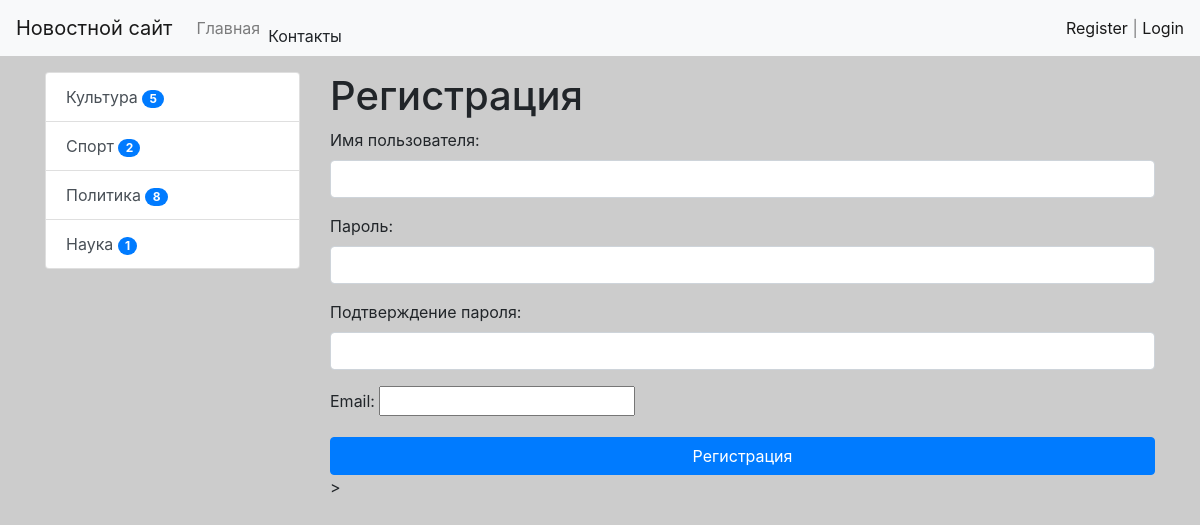
Screenshot of /register/ with the database file from the repository.
### news/models.py (models this page shows, shortened)
class Category(models.Model):
    title = models.CharField(max_length=150, db_index=True, verbose_name='Наименование категории')
    def get_absolute_url(self):
        return reverse('category', kwargs={'category_id': self.pk})
    class Meta:
        verbose_name = 'Категория'
        verbose_name_plural = 'Категории'
        ordering = ['title']

### news/views.py (the view)
# urls.py: path('register/', register, name='register'),
def register(request):
    if request.method == 'POST':
        form = UserRegisterForm(request.POST)
        if form.is_valid():
            user = form.save()
            login(request, user)
            messages.success(request, 'Вы успешно зарегестрировались')
            return redirect('home')
        else:
            messages.error(request, 'Ошибка регистрации')
    else:
        form = UserRegisterForm()
    return render(request, "news/register.html", {"form": form})

### news/forms.py
class UserRegisterForm(UserCreationForm):
    username = forms.CharField(label='Имя пользователя', widget=forms.TextInput(
        attrs={'class': 'form-control'}))
    password1 = forms.CharField(label='Пароль', widget=forms.PasswordInput(
        attrs={'class': 'form-control'}))
    password2 = forms.CharField(label='Подтверждение пароля', widget=forms.PasswordInput(
        attrs={'class': 'form-control'}))
    email = forms.EmailField(label='Email', widget=forms.EmailInput(
        attrs={'class': 'form-control'}))
    email = forms.EmailField()

### news/templatetags/news_tags.py (called while the page is built)
@register.inclusion_tag('news/list_categories.html')
def show_categories(arg1="hi", arg2='wo'):
    categories = Category.objects.annotate(cnt=Count('news', filter=F('news__is_published'))).filter(cnt__gt=0)
    return{"categories": categories, "arg1": arg1, "arg2": arg2}

### news/templates/news/register.html (shortened to what this page needs)
{% extends 'base.html' %}
{% block sidebar %}
{% include 'inc/_sidebar.html' %}
{% endblock %}
{% block content %}
<h1> Регистрация </h1>
<form method="post">
    {{ form.as_p }}
    <button type="submit" class="btn btn-primary btn-block">Регистрация</button>
</form>>
{% endblock %}

### news/templates/news/list_categories.html
 <div class="list-group">
       {% for item in categories %}
  <a href="{{ item.get_absolute_url }}" class="list-group-item list-group-item-action">{{ item.title }} <span class="badge badge-primary badge-pill">{{ item.cnt }}</span></a>
       {% endfor %}
     </div>

### mysite/static/css/style.css (style rules this page uses)
body { background-color: #ccc; }

### rows the page displays
Category: title "Культура", cnt "5"
Category: title "Спорт", cnt "2"
Category: title "Политика", cnt "8"
Category: title "Наука", cnt "1"
